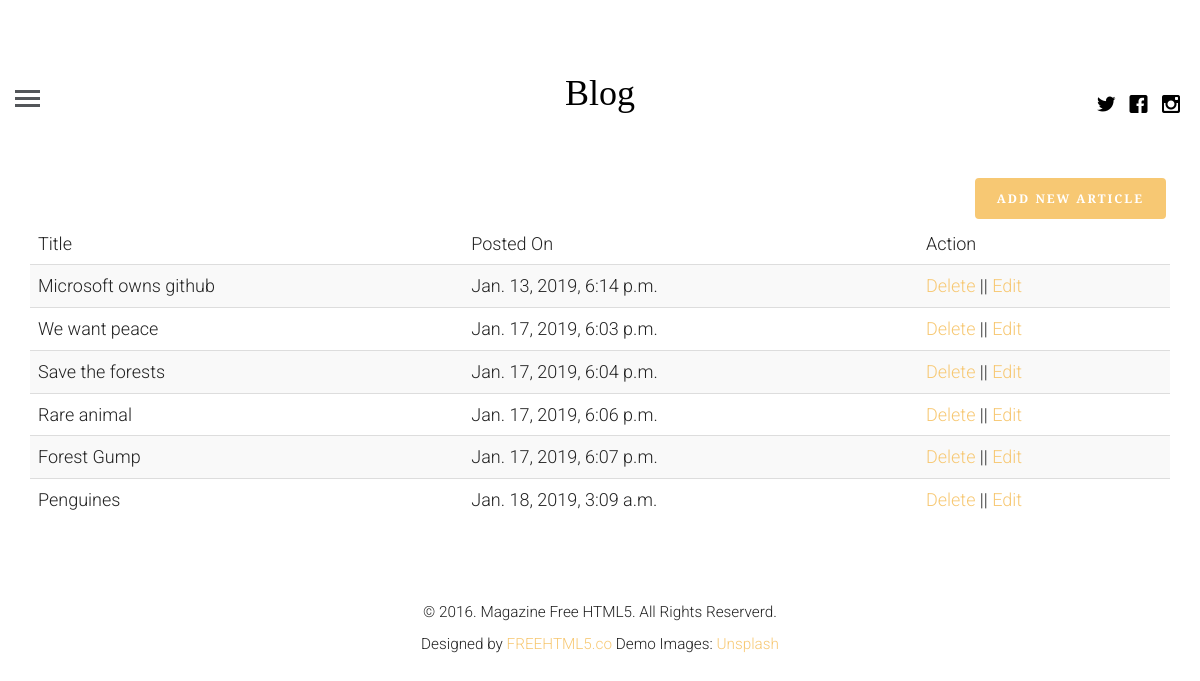
Screenshot of /profile (signed in) with the database file from the repository.
### blogapp/models.py (models this page shows, shortened)
class Article(models.Model):
	article_author = models.ForeignKey(Author, on_delete=models.CASCADE)
	title = models.CharField(max_length=200)
	body = models.TextField()
	image = models.FileField()
	posted_on = models.DateTimeField(auto_now=False, auto_now_add=True)
	updated_on = models.DateTimeField(auto_now=True, auto_now_add=False)
	category = models.ForeignKey(Category, on_delete=models.CASCADE)

### blogapp/views.py (the view)
# urls.py: path('profile', views.getProfile, name='profile'),
def getProfile(request):
	if request.user.is_authenticated:
		author = get_object_or_404(Author, name=request.user.id)
		post = Article.objects.filter(article_author=request.user.id)
		return render(request, 'logged_in_profile.html', {"post":post, "user":author})
	else:
		return redirect('login')

### templates/logged_in_profile.html (shortened to what this page needs)
{% extends 'base.html' %}
{% block content %}
<div class="container">
	<a href="{% url 'create' %}" class="btn btn-primary pull pull-right">Add new article</a>
	<table class="table table-striped">
		<thead>
			<tr>
				<td>Title</td>
				<td>Posted On</td>
				<td>Action</td>
			</tr>
		</thead>
		<tbody>
			{% for p in post %}
				<tr>
					<td>{{ p.title }}</td>
					<td>{{ p.posted_on }}</td>
					<td><a href="{% url 'delete' pid=p.id %}">Delete</a> || <a href="{% url 'update' pid=p.id %}">Edit</a></td>
				</tr>
			{% endfor %}
		</tbody>
	</table>
</div>
{% endblock %}

### blogapp/static/css/style.css (style rules this page uses)
html { background: #fff; }
body { font-family: "Roboto", arial, sans-serif; font-size: 18px; font-weight: 300; line-height: 1.8; color: #222; background: #fff; }
a { color: #f7c873; -webkit-transition: 0.5s; -o-transition: 0.5s; transition: 0.5s; }
.btn { margin-right: 4px; margin-bottom: 4px; font-family: "Playfair Display", times, serif; font-size: 12px; letter-spacing: 2px; text-transform: uppercase; font-weight: 700; -webkit-border-radius: 4px; -moz-border-radius: 4px; -ms-border-radius: 4px; border-radius: 4px; -webkit-transition: 0.5s; -o-transition: 0.5s; transition: 0.5s; }
.btn-primary { background: #f7c873; color: #fff; border: 2px solid #f7c873; }

### rows the page displays
Article: title "Microsoft owns github", posted_on "Jan. 13, 2019, 6:14 p.m."
Article: title "We want peace", posted_on "Jan. 17, 2019, 6:03 p.m."
Article: title "Save the forests", posted_on "Jan. 17, 2019, 6:04 p.m."
Article: title "Rare animal", posted_on "Jan. 17, 2019, 6:06 p.m."
Article: title "Forest Gump", posted_on "Jan. 17, 2019, 6:07 p.m."
Article: title "Penguines", posted_on "Jan. 18, 2019, 3:09 a.m."
